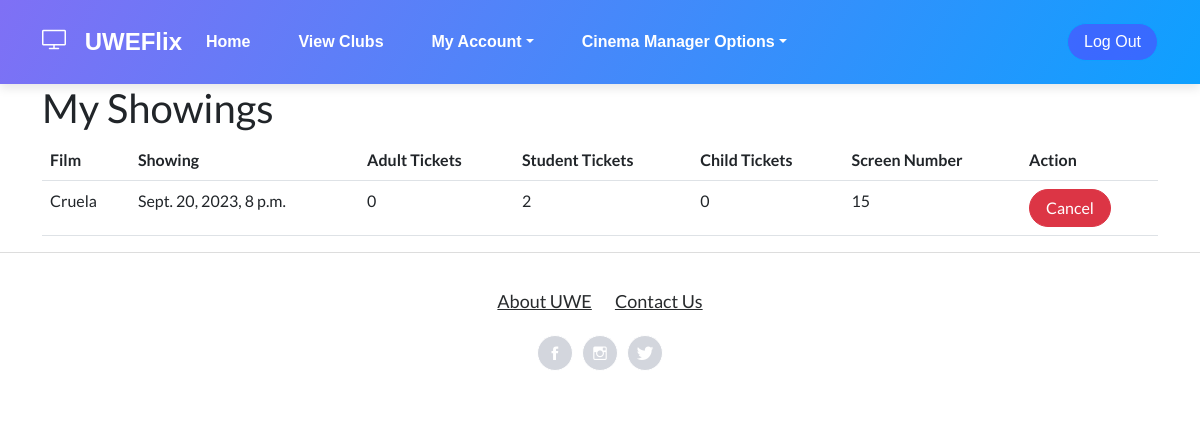
The page /index/bookings/ (signed in) on the database its author committed.
### Bookings/models.py (models this page shows, shortened)
class Booking(models.Model):
    ADULT = 'Adult'
    STUDENT = 'Student'
    CHILD = 'Child'
    TICKET_TYPES = [
        (ADULT, 'Adult'),
        (STUDENT, 'Student'),
        (CHILD, 'Child'),
    ]
    user = models.ForeignKey(User, on_delete=models.CASCADE)
    showing = models.ForeignKey(Showing, on_delete=models.CASCADE)
    adult_tickets = models.PositiveIntegerField(default=0)
    student_tickets = models.PositiveIntegerField(default=0)
    child_tickets = models.PositiveIntegerField(default=0)
    price = models.DecimalField(max_digits=6, decimal_places=2, default=0)
    purchased = models.BooleanField(default=False)

### CinManager/models.py (models this page shows)
class Showing(models.Model):
    id = models.AutoField(primary_key=True)
    film = models.ForeignKey(Film, on_delete=models.DO_NOTHING)
    screen = models.ForeignKey(Screen, on_delete=models.DO_NOTHING)
    date = models.DateTimeField()
    bookedseats = models.IntegerField(default=0)

class Film(models.Model):
    id = models.AutoField(primary_key=True)
    title = models.CharField(max_length=100)
    age_rating = models.PositiveSmallIntegerField()
    duration = models.PositiveIntegerField()
    trailer_description = models.TextField()
    imageurl = models.CharField(max_length=1000)

class Screen(models.Model):
    id = models.AutoField(primary_key=True)
    number = models.PositiveIntegerField()
    capacity = models.PositiveIntegerField(validators=[MaxValueValidator(300)])

### Index/views.py (the view)
# urls.py: path('bookings/', views.purchased_bookings, name='purchased_bookings'),
def purchased_bookings(request):
    userpermissions = check_permissions(request)
    purchased_bookings = Booking.objects.filter(user=request.user, purchased=True, showing__date__gt=timezone.now().date())
    if userpermissions == 2:
        club_rep = ClubRep.objects.get(user=request.user)
        club_id = club_rep.club.id
    else:
        club_id = 0
    context = {'bookings': purchased_bookings, 'userpermissions': userpermissions, 'club_id': club_id}
    return render(request, 'UWEFlix/purchased_bookings.html', context)

### Index/views.py (called while the page is built)
def check_permissions(request):
    if request.user.is_authenticated:
        if request.user.groups.filter(name='Cinema Managers').exists():
            userpermission = 1
        elif request.user.groups.filter(name='Club Representatives').exists():
            userpermission = 2
        elif request.user.groups.filter(name='Account Managers').exists():
            userpermission = 3
        elif request.user.groups.filter(name='Guest').exists():
            userpermission = 4
        else:
            userpermission = 0
    else:
        return redirect('Login')
    return userpermission

### web_project/templates/UWEFlix/purchased_bookings.html (shortened to what this page needs)
{% extends 'UWEFlix/layout.html' %}
{% block content %}
<div class="container">
    <h1>My Showings</h1>
    {% if bookings %}
        <table class="table">
            <thead>
                <tr>
                    <th>Film</th>
                    <th>Showing</th>
                    <th>Adult Tickets</th>
                    <th>Student Tickets</th>
                    <th>Child Tickets</th>
                    <th>Screen Number</th>
                    <th>Action</th>
                </tr>
            </thead>
            <tbody>
                {% for booking in bookings %}
                    <tr>
                        <td>{{ booking.showing.film.title }}</td>
                        <td>{{ booking.showing.date }}</td>
                        <td>{{ booking.adult_tickets }}</td>
                        <td>{{ booking.student_tickets }}</td>
                        <td>{{ booking.child_tickets }}</td>
                        <td>{{ booking.showing.screen.number }}</td>
                        <td>
                            <button class="btn btn-danger" data-bs-toggle="modal" data-bs-target="#cancelModal{{ booking.id }}">Cancel</button>
                        </td>
                    </tr>
                {% endfor %}
            </tbody>
        </table>
    {% else %}
        <p>You have no bookings coming up.</p>
    {% endif %}
</div>
{% endblock %}

### rows shown on the page
Booking: showing.film "Cruela", showing "Sept. 20, 2023, 8 p.m.", adult_tickets "0", student_tickets "2", child_tickets "0", showing.screen.number "15"
